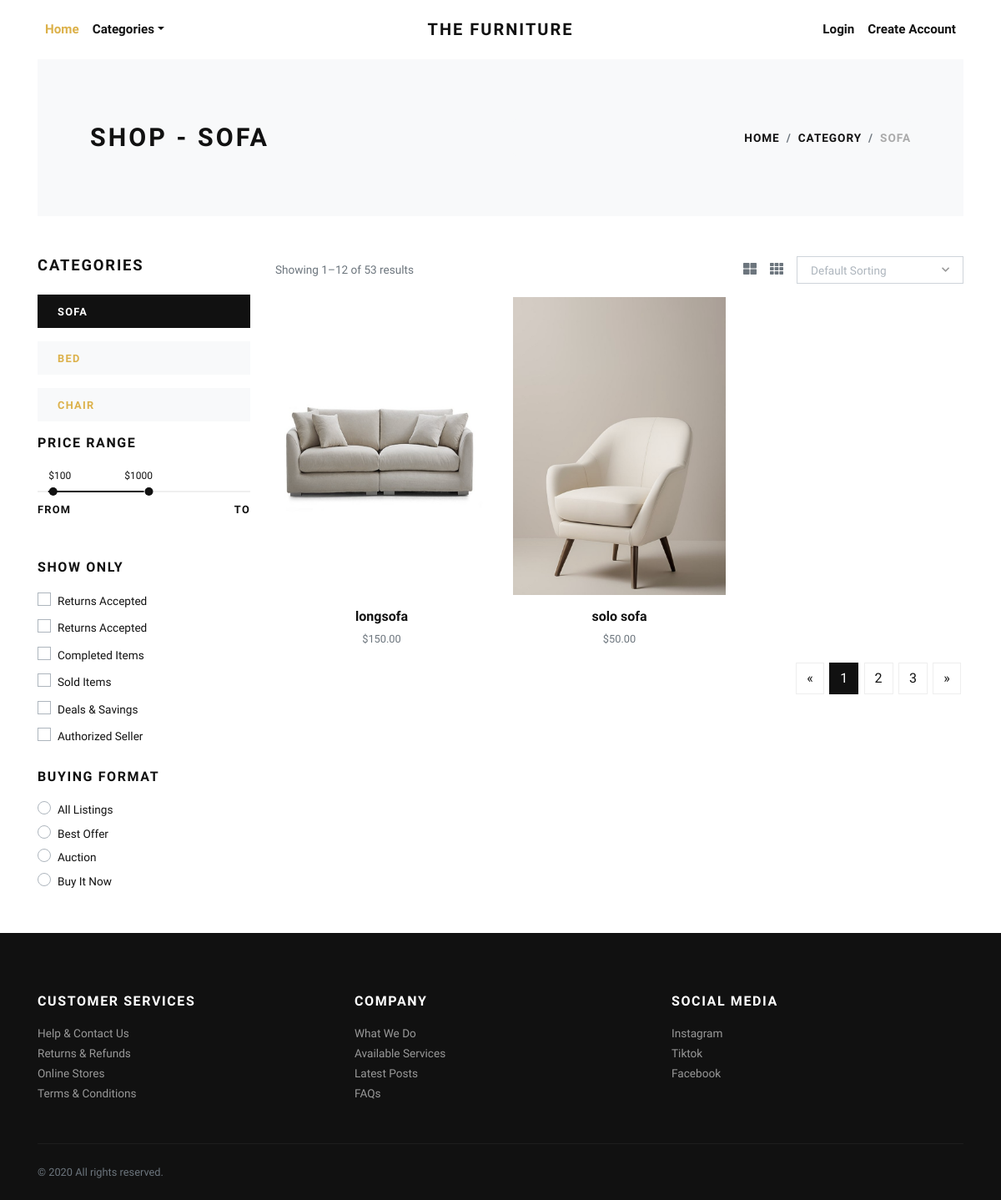
/category/sofa/, run on the app's committed database.
### store/models.py (models this page shows, shortened)
class Category(models.Model):
    title = models.CharField(max_length=50, verbose_name="Category Title")
    slug = models.SlugField(max_length=55, verbose_name="Category Slug")
    description = models.TextField(blank=True, verbose_name="Category Description")
    category_image = models.ImageField(upload_to='category', blank=True, null=True, verbose_name="Category Image")
    is_active = models.BooleanField(verbose_name="Is Active?")
    is_featured = models.BooleanField(verbose_name="Is Featured?")
    created_at = models.DateTimeField(auto_now_add=True, verbose_name="Created Date")
    updated_at = models.DateTimeField(auto_now=True, verbose_name="Updated Date")
    class Meta:
        verbose_name_plural = 'Categories'
        ordering = ('-created_at', )

class Product(models.Model):
    title = models.CharField(max_length=150, verbose_name="Product Title")
    slug = models.SlugField(max_length=160, verbose_name="Product Slug")
    sku = models.CharField(max_length=255, unique=True, verbose_name="Unique Product ID (SKU)")
    short_description = models.TextField(verbose_name="Short Description")
    detail_description = models.TextField(blank=True, null=True, verbose_name="Detail Description")
    product_image = models.ImageField(upload_to='product', blank=True, null=True, verbose_name="Product Image")
    price = models.DecimalField(max_digits=8, decimal_places=2)
    category = models.ForeignKey(Category, verbose_name="Product Categoy", on_delete=models.CASCADE)
    is_active = models.BooleanField(verbose_name="Is Active?")
    is_featured = models.BooleanField(verbose_name="Is Featured?")
    created_at = models.DateTimeField(auto_now_add=True, verbose_name="Created Date")
    updated_at = models.DateTimeField(auto_now=True, verbose_name="Updated Date")
    class Meta:
        verbose_name_plural = 'Products'
        ordering = ('-created_at', )

### store/views.py (the view)
# urls.py: path('category/<slug:slug>/', views.category_products, name="category-products"),
def category_products(request, slug):
    category = get_object_or_404(Category, slug=slug)
    products = Product.objects.filter(is_active=True, category=category)
    categories = Category.objects.filter(is_active=True)
    return render(request, 'store/category_products.html', {
        'category': category,
        'products': products,
        'categories': categories,
    })

### store/context_preprocessors.py (called while the page is built)
def store_menu(request):
    categories = Category.objects.filter(is_active=True)
    context = {
        'categories_menu': categories,
    }
    return context

def cart_menu(request):
    if request.user.is_authenticated:
        cart_items= Cart.objects.filter(user=request.user)
        context = {
            'cart_items': cart_items,
        }
    else:
        context = {}
    return context

### templates/store/category_products.html (shortened to what this page needs)
{% extends 'base.html' %}
{% load static %}
    {% block content %}
      <div class="container">
        <section class="py-5 bg-light">
          <div class="container">
            <div class="row px-4 px-lg-5 py-lg-4 align-items-center">
              <div class="col-lg-6">
                <h1 class="h2 text-uppercase mb-0">Shop - {{category.title}}</h1>
              </div>
              <div class="col-lg-6 text-lg-right">
                <nav aria-label="breadcrumb">
                  <ol class="breadcrumb justify-content-lg-end mb-0 px-0">
                    <li class="breadcrumb-item"><a href="{% url 'store:home' %}">Home</a></li>
                    <li class="breadcrumb-item"><a href="{% url 'store:all-categories' %}">Category</a></li>
                    <li class="breadcrumb-item active" aria-current="page">{{category.title}}</li>
                  </ol>
                </nav>
              </div>
            </div>
          </div>
        </section>
        <section class="py-5">
          <div class="container p-0">
            <div class="row">
              <div class="col-lg-3 order-2 order-lg-1">
                <h5 class="text-uppercase mb-4">Categories</h5>
                {% if categories %}
                  {% for cat in categories %}
                    <a href="{% url 'store:category-products' cat.slug %}">
                      <div class="py-2 px-4 {% if category == cat %}bg-dark text-white {% else %}bg-light{% endif %} mb-3">
                        <strong class="small text-uppercase font-weight-bold">{{cat.title}}</strong>
                      </div>
                    </a>
                  {% endfor %}
                {% endif %}
                <h6 class="text-uppercase mb-4">Price range</h6>
                <div class="price-range pt-4 mb-5">
                  <div id="range"></div>
                  <div class="row pt-2">
                    <div class="col-6"><strong class="small font-weight-bold text-uppercase">From</strong></div>
                    <div class="col-6 text-right"><strong class="small font-weight-bold text-uppercase">To</strong></div>
                  </div>
                </div>
                <h6 class="text-uppercase mb-3">Show only</h6>
                <div class="custom-control custom-checkbox mb-1">
                  <label class="custom-control-label text-small" for="customCheck1">Returns Accepted</label>
                </div>
                <div class="custom-control custom-checkbox mb-1">
                  <label class="custom-control-label text-small" for="customCheck2">Returns Accepted</label>
                </div>
                <div class="custom-control custom-checkbox mb-1">
                  <label class="custom-control-label text-small" for="customCheck3">Completed Items</label>
                </div>
                <div class="custom-control custom-checkbox mb-1">
                  <label class="custom-control-label text-small" for="customCheck4">Sold Items</label>
                </div>
                <div class="custom-control custom-checkbox mb-1">
                  <label class="custom-control-label text-small" for="customCheck5">Deals &amp; Savings</label>
                </div>
                <div class="custom-control custom-checkbox mb-4">
                  <label class="custom-control-label text-small" for="customCheck6">Authorized Seller</label>
                </div>
                <h6 class="text-uppercase mb-3">Buying format</h6>
                <div class="custom-control custom-radio">
                  <label class="custom-control-label text-small" for="customRadio1">All Listings</label>
                </div>
                <div class="custom-control custom-radio">
                  <label class="custom-control-label text-small" for="customRadio2">Best Offer</label>
                </div>
                <div class="custom-control custom-radio">
                  <label class="custom-control-label text-small" for="customRadio3">Auction</label>
                </div>
                <div class="custom-control custom-radio">
                  <label class="custom-control-label text-small" for="customRadio4">Buy It Now</label>
                </div>
              </div>
              <div class="col-lg-9 order-1 order-lg-2 mb-5 mb-lg-0">
                <div class="row mb-3 align-items-center">
                  <div class="col-lg-6 mb-2 mb-lg-0">
                    <p class="text-small text-muted mb-0">Showing 1–12 of 53 results</p>
                  </div>
                  <div class="col-lg-6">
                    <ul class="list-inline d-flex align-items-center justify-content-lg-end mb-0">
                      <li class="list-inline-item text-muted mr-3"><a class="reset-anchor p-0" href="#"><i class="fas fa-th-large"></i></a></li>
                      <li class="list-inline-item text-muted mr-3"><a class="reset-anchor p-0" href="#"><i class="fas fa-th"></i></a></li>
                      <li class="list-inline-item">
                      </li>
                    </ul>
                  </div>
                </div>
                <div class="row">
                  {% if products %}
                    {% for product in products %}
                      <div class="col-lg-4 col-sm-6">
                        <div class="product text-center">
                          <div class="mb-3 position-relative">
                            <a class="d-block" href="{% url 'store:product-detail' product.slug %}">
                              {% if product.product_image %}
                                <img class="img-fluid w-100" src="{{product.product_image.url}}" alt="{{product.title}}">
                              {% else %}
                                <img class="img-fluid w-100" src="{% static 'img/product-1.jpg' %}" alt="{{product.title}}">
                              {% endif %}
                            </a>
                          </div>
                          <h6> <a class="reset-anchor" href="{% url 'store:product-detail' product.slug %}">{{product.title}}</a></h6>
                          <p class="small text-muted">${{product.price}}</p>
                        </div>
                      </div>
                    {% endfor %}
                  {% endif %}
                </div>
                <nav aria-label="Page navigation example">
                  <ul class="pagination justify-content-center justify-content-lg-end">
                    <li class="page-item"><a class="page-link" href="#" aria-label="Previous"><span aria-hidden="true">«</span></a></li>
                    <li class="page-item active"><a class="page-link" href="#">1</a></li>
                    <li class="page-item"><a class="page-link" href="#">2</a></li>
                    <li class="page-item"><a class="page-link" href="#">3</a></li>
                    <li class="page-item"><a class="page-link" href="#" aria-label="Next"><span aria-hidden="true">»</span></a></li>
                  </ul>
                </nav>
              </div>
            </div>
          </div>
        </section>
      </div>
      {% endblock content %}

### jewelryshop/static/css/style.default.css (style rules this page uses)
.text-small { font-size: 0.85rem !important; }
strong { font-weight: 700; }
.product img { -webkit-filter: grayscale(40%); filter: grayscale(40%); transition: all 0.3s; }
.text-uppercase { text-transform: uppercase; letter-spacing: 0.1em; }
.reset-anchor { color: inherit; transition: all 0.3s; }
.noUi-target { background: #efefef; border-radius: 0; border: none; box-shadow: none; }
.noUi-horizontal { height: 2px; }
body { font-family: "Libre Franklin", sans-serif; font-size: 1rem; font-weight: 400; line-height: 1.5; color: #111111; background-color: #fff; }
a { color: #dcb14a; text-decoration: none; }
h1, h2, h3, h4, h5, h6, .h1, .h2, .h3, .h4, .h5, .h6 { margin-bottom: 0.5rem; font-family: inherit; font-weight: 900; line-height: 1.2; color: inherit; }
h1, .h1 { font-size: 2.2rem; }
h2, .h2 { font-size: 1.9rem; }
h5, .h5 { font-size: 1.15rem; }
h6, .h6 { font-size: 1rem; }
small, .small { font-size: 80%; font-weight: 400; }
.page-item:first-child .page-link { border-top-left-radius: 0; border-bottom-left-radius: 0; }
.page-item:last-child .page-link { border-top-right-radius: 0; border-bottom-right-radius: 0; }
.page-item.active .page-link { color: #fff; background-color: #111111; border-color: #111111; }
.page-link { padding: 0.5rem 0.75rem; line-height: 1.25; color: #111111; background-color: none; border: 1px solid #eee; margin: 0.2rem; transition: all 0.3s; }
.bg-light { background-color: #f8f9fa !important; }
.bg-dark { background-color: #111111 !important; }
.custom-checkbox .custom-control-label::before { border-radius: 0; }
.custom-radio .custom-control-label::before { border-radius: 50%; }
.custom-control-label { font-weight: 400; line-height: 2.1em; cursor: pointer; }
.breadcrumb { background: #f8f9fa; }
.breadcrumb-item { font-size: 0.85rem; text-transform: uppercase; letter-spacing: 0.07em; font-weight: 900; color: #111111; }
.breadcrumb-item a { color: inherit; transition: all 0.3s; }
.breadcrumb-item.active { color: #aaa; }

### data on the page
Category: title "SOFA"
Category: title "BED"
Category: title "CHAIR"
Product: product_image (picture), title "longsofa", price "150.00"
Product: product_image (picture), title "solo sofa", price "50.00"
